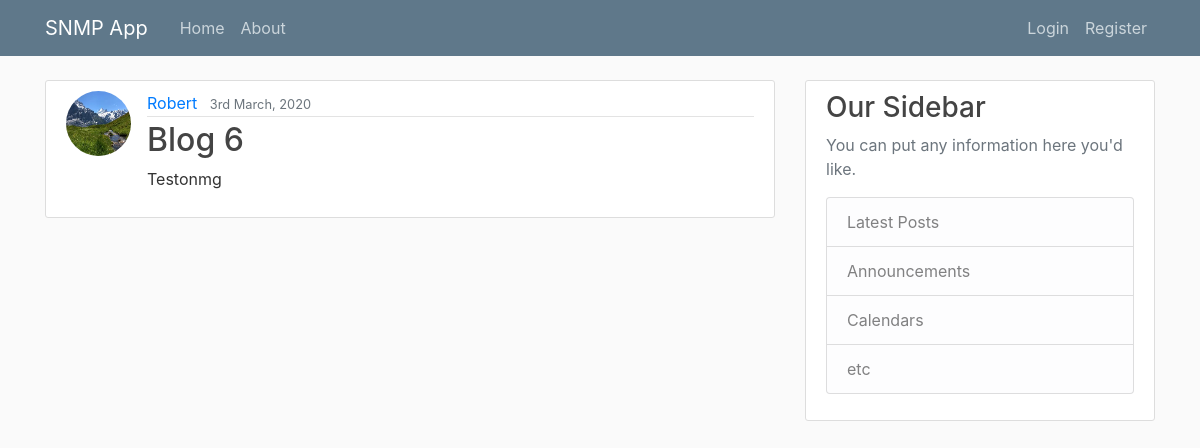
Page /post/6/ on the committed database.
### snmp_app/models.py (models this page shows, shortened)
class Post(models.Model):
    title = models.CharField(max_length=100)
    content = models.TextField()
    date_posted = models.DateField(default=timezone.now)
    author = models.ForeignKey(User, on_delete=models.CASCADE)

### users/models.py (models this page shows, shortened)
class Profile(models.Model):
    user = models.OneToOneField(User, on_delete=models.CASCADE)
    image = models.ImageField(default='default.jpeg', upload_to='profile_pics')

### snmp_app/views.py (the view)
# urls.py: path('post/<int:pk>/', PostDetailView.as_view(), name='post_detail'),
class PostDetailView(DetailView):
    model = Post

### snmp_app/templates/snmp_app/post_detail.html (shortened to what this page needs)
{% extends "snmp_app/base.html"%}
{% block content %}
  <article class="media content-section">
    <img class="rounded-circle article-img"src="{{ object.author.profile.image.url }}" alt="">
    <div class="media-body">
      <div class="article-metadata">
        <a class="mr-2" href="#">{{ object.author }}</a>
        <small class="text-muted">{{ object.date_posted|date:"jS F, Y" }}</small>
      </div>
      <h2 class="article-title">{{ object.title }}</h2>
      <p class="article-content">{{ object.content }}</p>
    </div>
  </article>
{% endblock content%}

### snmp_app/static/snmp_app/main.css (style rules this page uses)
body { background: #fafafa; color: #333333; margin-top: 5rem; }
h1, h2, h3, h4, h5, h6 { color: #444444; }
.content-section { background: #ffffff; padding: 10px 20px; border: 1px solid #dddddd; border-radius: 3px; margin-bottom: 20px; }
.article-title { color: #444444; }
.article-content { white-space: pre-line; }
.article-img { height: 65px; width: 65px; margin-right: 16px; }
.article-metadata { padding-bottom: 1px; margin-bottom: 4px; border-bottom: 1px solid #e3e3e3 }

### rows in the picture
Post: author.profile.image (picture), author "Robert", date_posted "3rd March, 2020", title "Blog 6", content "Testonmg"
